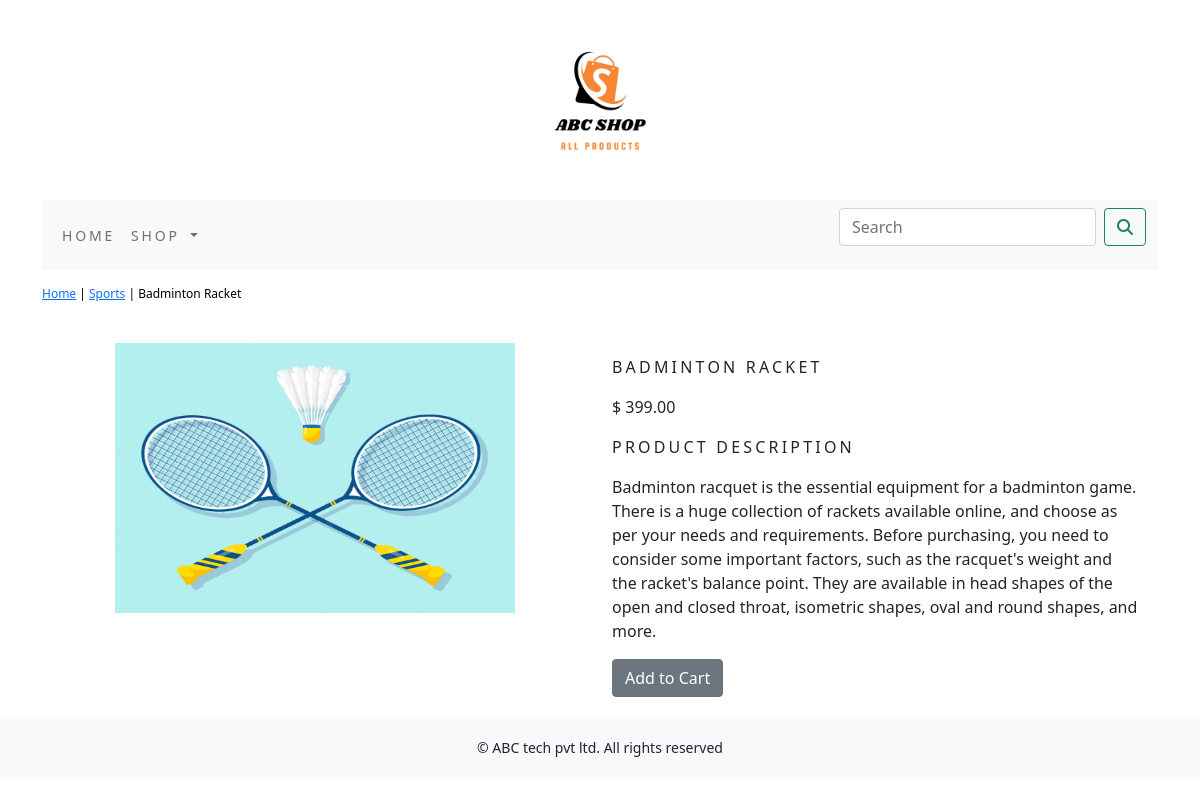
Screenshot of /shop/sports/badminton-racket/ with the database file from the repository.
### shop/models.py (models this page shows, shortened)
class Product(models.Model):
    name = models.CharField(max_length=250, unique=True)
    slug = models.SlugField(max_length=250, unique=True)
    description = models.TextField(blank=True)
    price = models.DecimalField(max_digits=10, decimal_places=2)
    category = models.ForeignKey(Category, on_delete=models.CASCADE)
    image = models.ImageField(upload_to='product', blank=True)
    stock = models.IntegerField()
    available = models.BooleanField(default=True)
    created = models.DateTimeField(auto_now_add=True)
    updated = models.DateTimeField(auto_now=True)
    class Meta:
        ordering = ('name',)
        verbose_name = 'product'
        verbose_name_plural = 'products'

class Category(models.Model):
    name = models.CharField(max_length=250, unique=True)
    slug = models.SlugField(max_length=250, unique=True)
    description = models.TextField(blank=True)
    image = models.ImageField(upload_to='category', blank=True)
    class Meta:
        ordering = ('name',)
        verbose_name = 'category'
        verbose_name_plural = 'categories'
    def get_url(self):
        return reverse('shop:product_by_category', args=[self.slug])
    def __str__(self):
        return '{}'.format(self.name)

### shop/views.py (the view)
# urls.py: path('<slug:c_slug>/<slug:product_slug>/', views.proDetail, name='prodCatdetail')
def proDetail(request, c_slug, product_slug):
    try:
        product = Product.objects.get(category__slug=c_slug, slug=product_slug)
    except Exception as e:
        raise e
    return render(request, 'product.html', {'product': product})

### cart/context_processors.py (called while the page is built, shortened)
def counter(request):
    item_count = 0
    if 'admin' in request.path:
        return {}
    return dict(item_count=item_count)

### shop/context_processors.py (called while the page is built)
def menu_links(request):
    links = Category.objects.all()
    return dict(links=links)

### template/product.html (shortened to what this page needs)
{% extends 'base.html' %}
{% load static %}
{% block content %}
<div class="row my_prod_row_class">
    <div class="mx_auto">
        <p><a href="{% url 'shop:allProdCat' %}">Home</a> | <a href="{{product.category.get_url}}">{{product.category}}</a> | {{product.name}}</p>
    </div>
<div class="container">
<br>
<div class="row">
    <div class="col-12 col-sm-12 col-md-12 col-lg-6 text-center">
        <div style="min-width : 18rem;">
            <img src="{{product.image.url}}" alt="{{product.name}}" width="400px;" height="270px;">
        </div>
    </div>
    <div class="col-12 col-sm-12 col-md-12 col-lg-6">
        <div>
            <h1 class="my_prod_title">{{product.name}}</h1>
            <p>$ {{product.price}} </p>
            <p class="my_title">Product Description</p>
            <p class="text-justify my_prod_text">{{product.description}}</p>
            {% if product.stock <= 0 %}
            <p class="text-justify my_prod_text"><b>Out of Stock</b></p>
            {% else %}
            <a class="btn btn-secondary" href="{% url 'cart:add_cart' product.id %}">Add to Cart</a>
            {% endif %}
        </div>
  </div>
</div>
</div>
</div>
{% endblock %}

### static/css/custom.css (style rules this page uses)
.my_title { font-size:16px; text-transform : uppercase; letter-spacing : .2em; }
.my_prod_row_class { padding-top : 15px; padding-bottom : 20px; }
.my_prod_row_class .mx_auto { color : #000; font-size : 12px; text-decoration : none; }
.my_prod_title { font-size : 16px; text-transform : uppercase; letter-spacing : .2em; padding-top : 15px; padding-bottom : 10px; }
.my_prod_text { padding-right : 20px; }

### rows the page displays
Product: category "Sports", name "Badminton Racket", image (picture), name "BADMINTON RACKET", price "399.00", description "Badminton racquet is the essential equipment for a badminton game. There is a huge collection of rackets available online, and choose as per your needs and requirements. Before purchasing, you need to consider some important factors, such as the racquet's weight and the racket's balance point. They are available in head shapes of the open and closed throat, isometric shapes, oval and round shapes, and more."
